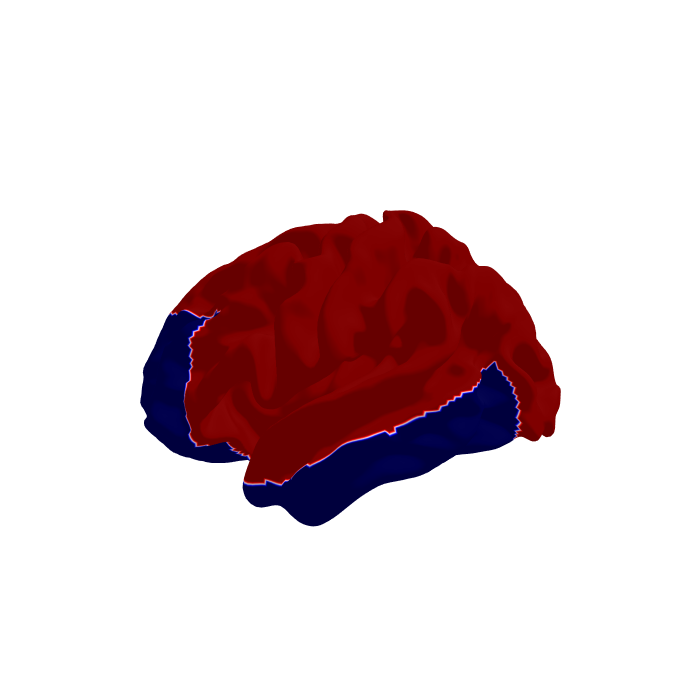

Notebook cell for this chart:
### Code cell
masked_a = mask_mesh(solver.geometry, mask_a)

fig = plot_mesh_data(solver.geometry, data=mask_a.astype(float))
fig.show()
check_surf(masked_a)



subsolver = EigenSolver(masked_a)

### Figure 1 — Plotly figure (JSON) as saved in the notebook; plotly's stock layout.template omitted (floating-point values rounded to 4 significant figures; data arrays with more than 128 entries replaced by an {"elided": "..."} marker saying what was removed)
{"data": [{"cmax": 1, "cmin": 0, "colorscale": {"elided": "256x2 mixed values"}, "flatshading": false, "i": {"elided": "59147 int values"}, "intensity": {"elided": "29696 float values"}, "j": {"elided": "59147 int values"}, "k": {"elided": "59147 int values"}, "showscale": false, "type": "mesh3d", "x": {"elided": "29696 float values"}, "y": {"elided": "29696 float values"}, "z": {"elided": "29696 float values"}}], "layout": {"height": 700, "scene": {"aspectmode": "data", "camera": {"eye": {"x": -2, "y": 0, "z": 0}}, "xaxis": {"showbackground": false, "showgrid": false, "showticklabels": false, "title": {"text": ""}}, "yaxis": {"showbackground": false, "showgrid": false, "showticklabels": false, "title": {"text": ""}}, "zaxis": {"showbackground": false, "showgrid": false, "showticklabels": false, "title": {"text": ""}}}, "width": 700}}
